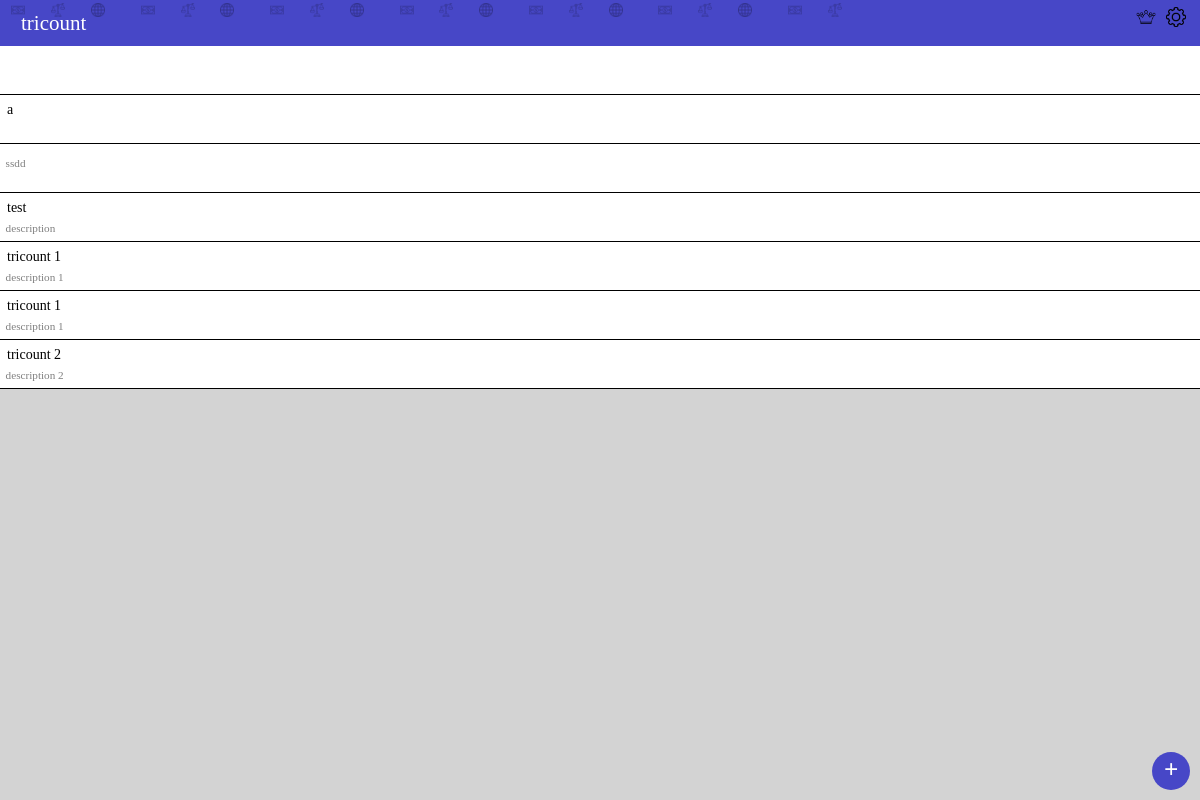
The page /count/ on the database as committed earlier.
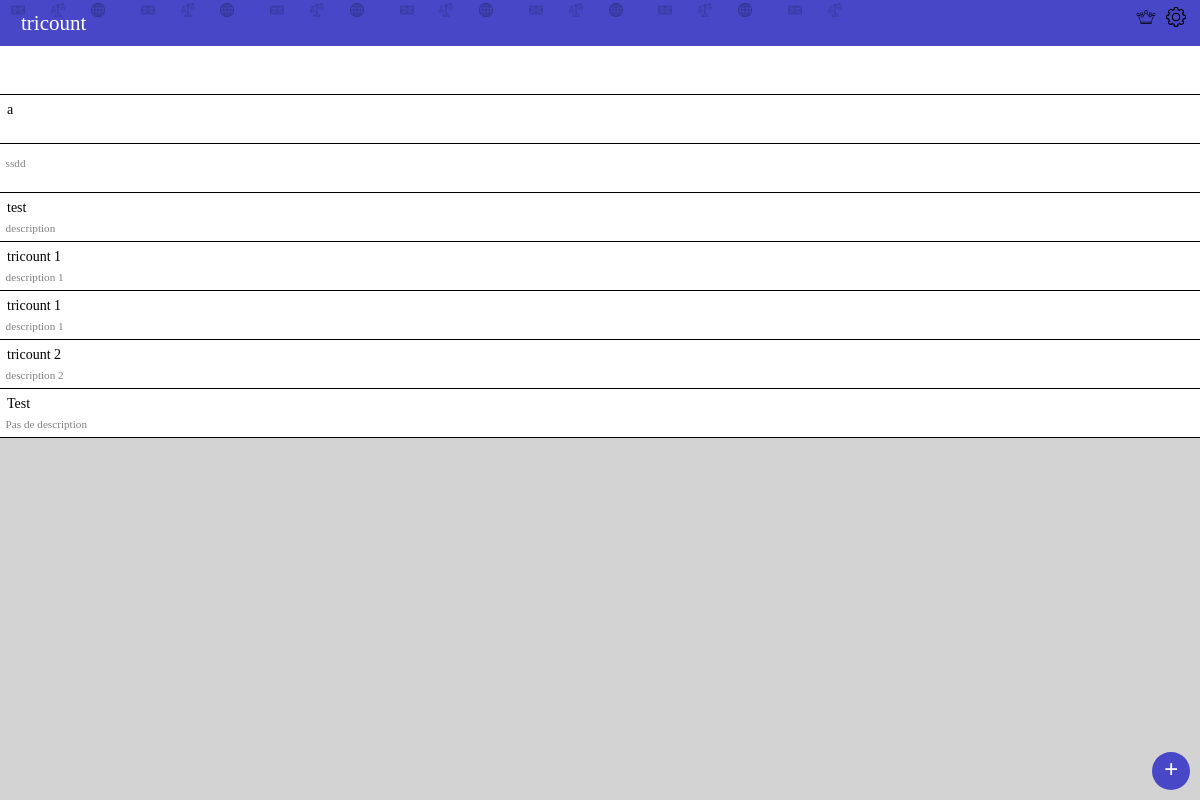
The same page on the database as committed later.
### count/models.py (models this page shows)
class Counts(models.Model):
    title = models.TextField(default='')
    description = models.TextField(default='')
    category = models.TextField(default='')
    participants = models.ManyToManyField(Participants)

### count/views.py (the view)
# urls.py: path('',countviews.listecount,name = 'listecount'),
def listecount(request):
    if Participants.objects.last() != None:
        if Participants.objects.last().number != Counts.objects.count():
            Participants.objects.filter(number = Participants.objects.last().number).delete()
    items = Counts.objects.all()
    return render(request,'index.html',context ={'counts' : items})

### templates/index.html (shortened to what this page needs)
{% load static %}
<!DOCTYPE html>
<html lang="fr">
<head>
    <link rel="stylesheet" href="{% static 'css/listecount.css' %}">
</head>
<body>
    <header>
        <div class="titre"> tricount</div>
        <nav class = "header_data">
            <a href="" class="premium"><img width = 20px src="{% static 'images/crown.png' %}" alt="premium"></a>
            <a href="" class="options"> <img width = 20px src="{% static 'images/settings.png' %}" alt="parameters"> </a>
        </nav>
    </header>
    <div class = "header_images">
        <img src="{% static 'images/dollar-bill.png' %}" alt="billet">
        <img src="{% static 'images/scale.png' %}" alt="scale">
        <img class = "trois" src="{% static 'images/internet.png' %}" alt="web">
        <img src="{% static 'images/dollar-bill.png' %}" alt="billet">
        <img src="{% static 'images/scale.png' %}" alt="scale">
        <img class = "trois" src="{% static 'images/internet.png' %}" alt="web">
        <img src="{% static 'images/dollar-bill.png' %}" alt="billet">
        <img src="{% static 'images/scale.png' %}" alt="scale">
        <img class = "trois" src="{% static 'images/internet.png' %}" alt="web">
        <img src="{% static 'images/dollar-bill.png' %}" alt="billet">
        <img src="{% static 'images/scale.png' %}" alt="scale">
        <img class = "trois" src="{% static 'images/internet.png' %}" alt="web">
        <img src="{% static 'images/dollar-bill.png' %}" alt="billet">
        <img src="{% static 'images/scale.png' %}" alt="scale">
        <img class = "trois" src="{% static 'images/internet.png' %}" alt="web">
        <img src="{% static 'images/dollar-bill.png' %}" alt="billet">
        <img src="{% static 'images/scale.png' %}" alt="scale">
        <img class = "trois" src="{% static 'images/internet.png' %}" alt="web">
        <img src="{% static 'images/dollar-bill.png' %}" alt="billet">
        <img src="{% static 'images/scale.png' %}" alt="scale">
    </div>
    <main>
        {% for count in counts %}
        <a class = "link-tricount" id="link-tricount-{{count.id}}" href="/count/tricount/{{count.id}}">
            <div class="tricount">
                <p class = "tricount_title"> {{count.title}} </p>
                <p class = "tricount_description"> {{count.description}} </p>
            </div>
        </a>
        {% endfor %}
    </main>
    <footer>
        <a class ="id_newcount" id = "id_newcount" href="/count/newcount"> + </a>
    </footer>
</body>
</html>

### static/css/listecount.css (style rules this page uses)
* { box-sizing: border-box; font-size: 14px; margin:0; }
:root { --padding:0.5em; --color:rgb(71, 71, 199); }
body { background-color: lightgray; }
header { background-color: var(--color); color: white; display: flex; justify-content: space-between; text-align: center; }
.titre { padding-left: 1em; padding-top: var(--padding); padding-bottom: var(--padding); font-size: 1.5em; z-index: 1; }
.header_data { padding-top: var(--padding); padding-right: 1em; }
.header_images { position: absolute; top : 0px; left: 0px; opacity: 0.3; height: 3.5em; }
.header_images img { width: 1em; height: 1em; margin:0.2em 0.8em; }
.header_images .trois { margin-right: 1.5em; }
.premium { padding-right: var(--padding); }
main { background-color: white; }
.link-tricount { text-decoration: none; }
.tricount { border-bottom-style: solid; border-color: black; border-width: 1px; height:3.5em; }
.tricount_title { padding-top: var(--padding); ; padding-bottom: calc(0.5* var(--padding)) ; padding-left: var(--padding); color:black; }
.tricount_description { color: grey; font-size: 0.8em; padding-top: calc(0.5* var(--padding)); padding-bottom: var(--padding); padding-left: var(--padding); }
.id_newcount { position:absolute; bottom: 10px; right: 10px; font-size: 1.8em; font-weight: 700; color: white; width:1.5em; height : 1.5em; background-color: var(--color); border-radius: 100%; text-decoration: none; text-align: center; padding-top: 0.15em; }

Rows that differ between the two databases and show on the page:
added Counts: title "Test", description "Pas de description"
